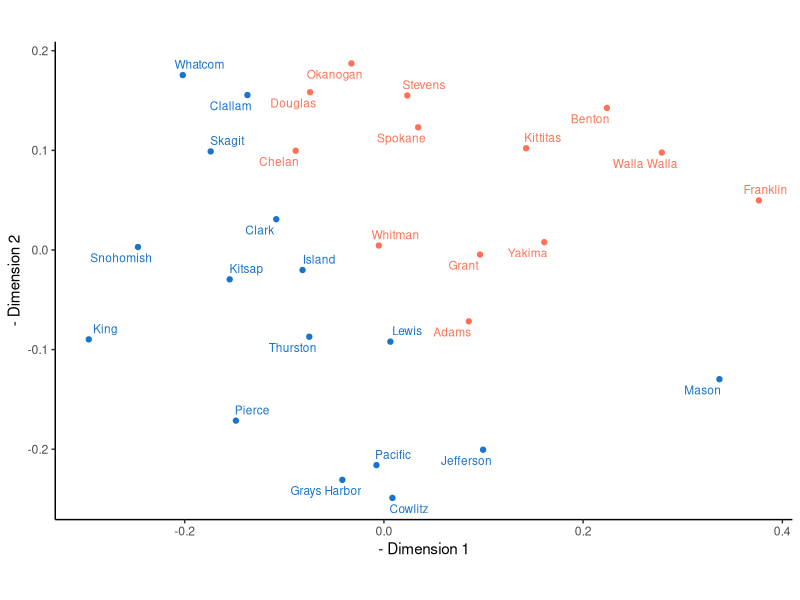

Source code (R):
## This script reproduces the multidimensional scaling analysis to
## visualize similarity between counties from pairs of identical sequences.

library(tidyverse)
library(vegan)
library(ggrepel)

# Load relative risk of observing identical sequences between two counties
df_RR_counties <- read_csv('../../results/RR_county/df_RR_county_0_mut_away.csv') %>% 
  filter(n_pairs > 1)

# Load characteristics of WA counties
county_wa_regions <- read.csv('../../data/maps/county_wa.csv') %>% as_tibble()

# Vector of counties to be removed from the analysis (see methods)
vec_counties_to_remove <- c('Wahkiakum County', 'Garfield County', 'Skamania County', 
                            'Columbia County', 'Ferry County', 'Lincoln County', 
                            'San Juan County', 'Asotin County', 'Pend Oreille County', 
                            'Klickitat County')

# Function to get matrix of relative risk of observing identical sequences between counties
get_mat_from_df_RR <- function(df_RR_identical, vec_counties_to_remove){
  curr_df_RR <- df_RR_identical %>% 
    filter(! group_1 %in% vec_counties_to_remove,
           ! group_2 %in% vec_counties_to_remove)
  
  vec_counties <- unique(curr_df_RR$group_1)
  n_counties <- length(vec_counties)
  mat_RR <- matrix(0, ncol = n_counties, nrow = n_counties)
  for(i_county in 1:n_counties){
    for(j_county in 1:n_counties){
      mat_RR[i_county, j_county] <- curr_df_RR %>% ungroup() %>% 
        filter(group_1 == vec_counties[i_county], group_2 == vec_counties[j_county]) %>% 
        select(RR) %>% unlist() %>% as.numeric()
    }
  }
  colnames(mat_RR) <- rownames(mat_RR) <- vec_counties
  return(mat_RR)
}
mat_RR_identical_sequences <- get_mat_from_df_RR(df_RR_counties, vec_counties_to_remove)

# Generate matrix of distance between counties
mat_RR_MDS <- exp(-mat_RR_identical_sequences)
diag(mat_RR_MDS) <- rep(0., nrow(mat_RR_MDS))
meta_MDS <- metaMDS(comm = as.dist(mat_RR_MDS), k = 2)

# Plotting the NMDS by Eastern / Western WA
data_scores <- as.data.frame(scores(meta_MDS))
data_scores <- data_scores %>% mutate(county = rownames(data_scores)) %>% 
  left_join(county_wa_regions, by = 'county')

col_west <- 'dodgerblue3'
col_east <- 'coral1'

plt_map_NMDS_west <- data_scores %>% 
  ggplot(aes(y = -NMDS2, x = -NMDS1, label = county_short, colour = as.factor(is_west))) +
  geom_point() +
  geom_text_repel(size = 3) +
  theme_classic() +
  scale_y_continuous(name = '- Dimension 2') + scale_x_continuous(name = '- Dimension 1') +
  scale_colour_manual(name = 'Region', values = c(col_west, col_east),
                      labels = c('West', 'East'), breaks = c(T, F)) +
  theme(legend.position = 'none') +
  coord_fixed()

set.seed(1)
plot(plt_map_NMDS_west)

# set.seed(1)
# pdf('../plots/figure_space/MDS_west.pdf', height = 3.4, width = 4.5)
# plot(plt_map_NMDS_west)
# dev.off()
# set.seed(1)
# png('../plots/figure_space/MDS_west.png', height = 3.4, width = 4.5, res = 350, units = 'in')
# plot(plt_map_NMDS_west)
# dev.off()
